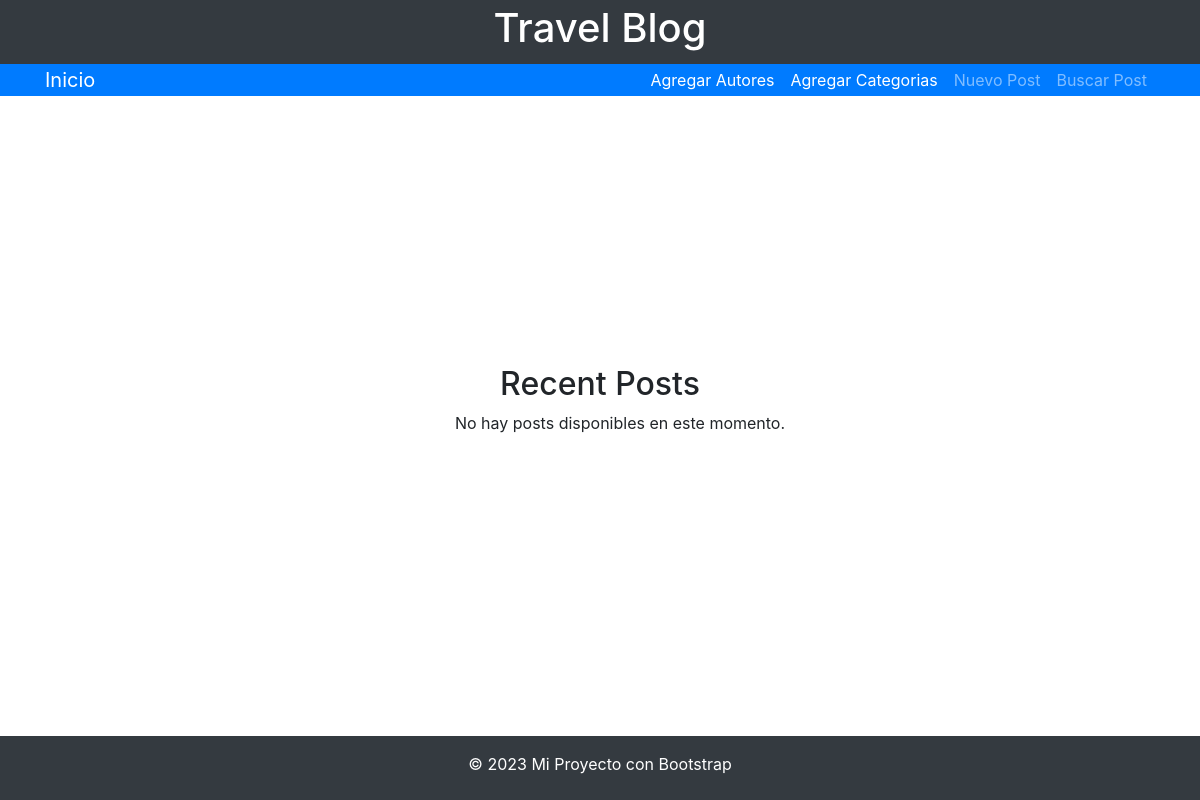
Before: / with the older database file.
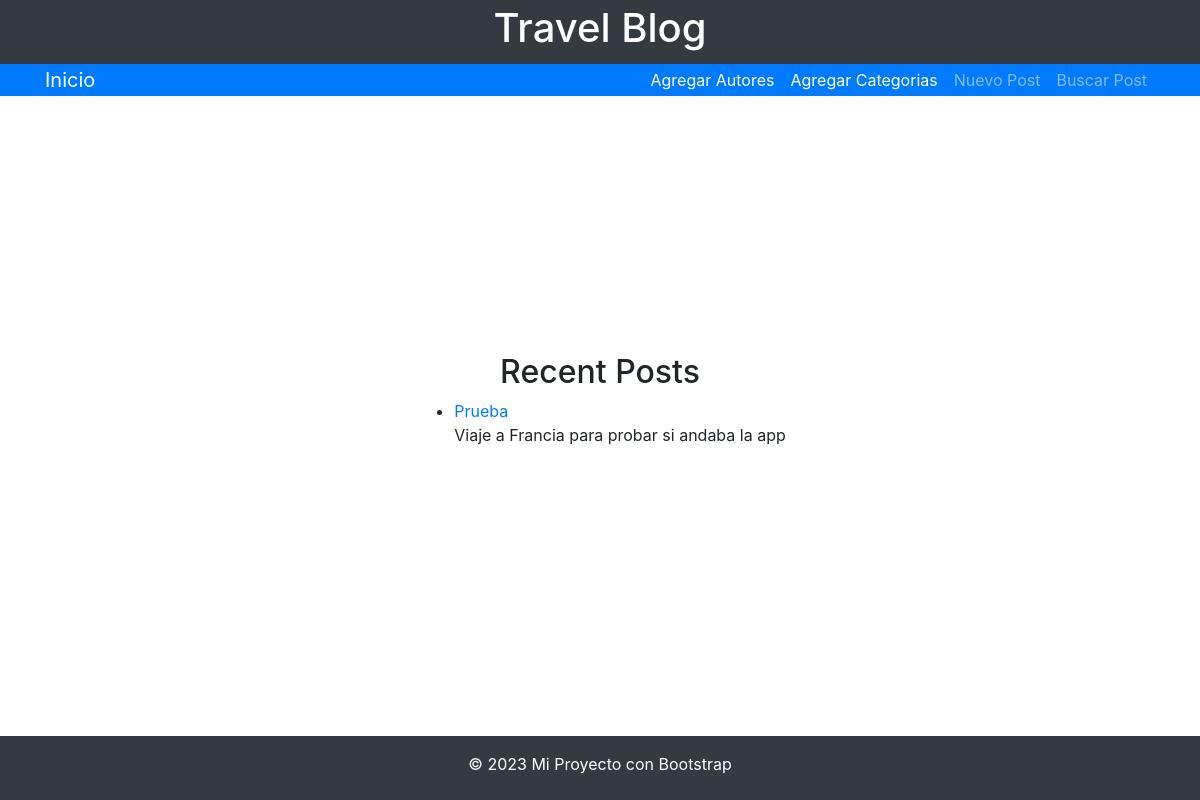
After: the same page with the newer database file.
### travel_blog_app/models.py (models this page shows, shortened)
class Post(models.Model):
    title = models.CharField(max_length=200)
    content = models.TextField()
    author = models.ForeignKey(Author, on_delete=models.CASCADE)
    categories = models.ManyToManyField(Category)

### travel_blog_app/views.py (the view)
# urls.py: path('', index, name='index'),
def index(request):
    posts = Post.objects.all()
    return render(request, r'travel_blog_app/index.html', {'posts': posts})

### travel_blog_app/templates/travel_blog_app/index.html
{% extends "travel_blog_app/base.html" %} {% load static %} {% block content %}
<h2>Recent Posts</h2>
<ul>
  {% if posts %} {% for post in posts %}
  <li>
    <a href="#">{{ post.title }}</a>
    <p>{{ post.content }}</p>
  </li>
  {% endfor %} {% else %}
  <p>No hay posts disponibles en este momento.</p>
  {% endif %}
</ul>
{% endblock content %}

### travel_blog_app/templates/travel_blog_app/base.html (shortened to what this page needs)
<!DOCTYPE html>
<html lang="es">
  <head>
    <link
      rel="stylesheet"
      href="https://stackpath.bootstrapcdn.com/bootstrap/4.3.1/css/bootstrap.min.css"
    />
  </head>
  <body>
    <header>
      <h1>Travel Blog</h1>
    </header>
    <nav class="navbar navbar-expand-lg navbar-dark bg-primary">
      <div class="container">
        <a class="navbar-brand" href="/">Inicio</a>
        <div class="collapse navbar-collapse" id="navbarNav">
          <ul class="navbar-nav ml-auto">
            <li class="nav-item active">
              <a class="nav-link" href="{% url 'create_author' %}">Agregar Autores</a>
            </li>
            <li class="nav-item active">
              <a class="nav-link" href="{% url 'create_category' %}">Agregar Categorias</a>
            </li>
            <li class="nav-item">
              <a class="nav-link" href="{% url 'new_post' %}">Nuevo Post</a>
            </li>
            <li class="nav-item">
              <a class="nav-link" href="{% url 'search_post' %}">Buscar Post</a>
            </li>
          </ul>
        </div>
      </div>
    </nav>
    <main>{% block content%} {% endblock content%}</main>
    <footer class="py-3">
      <p>&copy; 2023 Mi Proyecto con Bootstrap</p>
    </footer>
  </body>
</html>

### travel_blog_app/templates/travel_blog_app/base.html (style rules this page uses)
body, html { height: 100vh; }
header { background-color: #343a40; display: flex; justify-content: center; align-items: center; margin: 0px; color: white; text-align: center; height: 8vh; }
nav { background-color: #007bff; height: 4vh; }
main { height: 80vh; display: flex; flex-direction: column; justify-content: center; align-items: center; }
footer { background-color: #343a40; color: white; text-align: center; height: 8vh; }

Changed rows visible on the page:
added Post: title "Prueba", content "Viaje a Francia para probar si andaba la app"
Other visible differences:
text no longer shown: "No hay posts disponibles en este momento."
